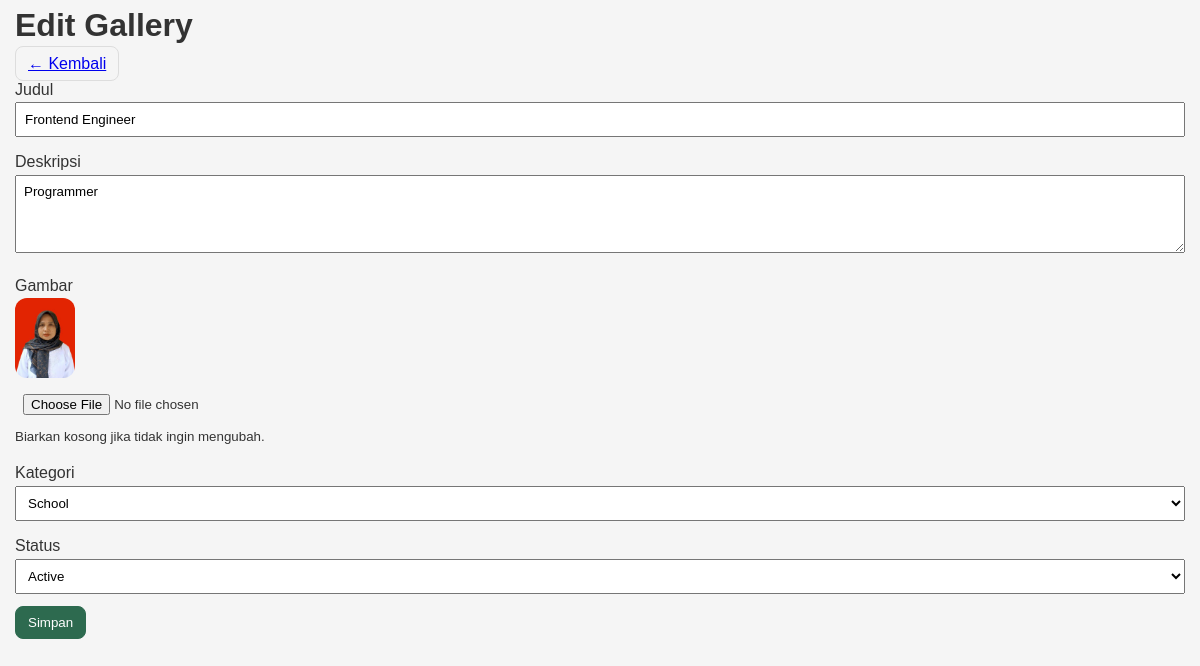
Page /admin/gallery/edit.php?id=4 (signed in) on the committed database.
### tables this page shows
CREATE TABLE `gallery` (
  `id` int(11) NOT NULL,
  `title` varchar(255) NOT NULL,
  `description` text DEFAULT NULL,
  `image_path` varchar(500) NOT NULL,
  `category` enum('tk','sd','smp','sma') NOT NULL,
  `status` enum('active','inactive') DEFAULT 'active',
  `created_by` int(11) DEFAULT NULL,
  `created_at` timestamp NULL DEFAULT current_timestamp()
);

### config/database.php (called while the page is built, shortened)
<?php
class Database {
    private $host = "localhost";
    private $db_name = "isr_school";
    private $username = "root";
    private $password = "";
    public function getConnection() {
        $this->conn = null;
        try {
            $this->conn = new PDO("mysql:host=" . $this->host . ";dbname=" . $this->db_name, $this->username, $this->password);
            $this->conn->exec("set names utf8");
            $this->conn->setAttribute(PDO::ATTR_ERRMODE, PDO::ERRMODE_EXCEPTION);
        } catch(PDOException $exception) {
            echo "Connection error: " . $exception->getMessage();
        }
        return $this->conn;
    }
}
?>

### models/Gallery.php (called while the page is built, shortened)
<?php
require_once __DIR__ . '/../config/database.php';
class Gallery {
  private $db;
  public function __construct() {
    $this->db = (new Database())->getConnection();
  }
  public function find($id) {
    $stmt = $this->db->prepare("SELECT * FROM gallery WHERE id = :id");
    $stmt->bindValue(':id', $id, PDO::PARAM_INT);
    $stmt->execute();
    return $stmt->fetch(PDO::FETCH_ASSOC);
  }
}

### admin/gallery/edit.php (the view, shortened to what this page needs)
<?php
require_once __DIR__ . '/../../models/Gallery.php';
function h($s){ return htmlspecialchars((string)$s, ENT_QUOTES, 'UTF-8'); }
$gal = new Gallery();
$id = (int)($_GET['id'] ?? 0);
$item = $gal->find($id);
?>
<!DOCTYPE html>
<html lang="id">
<head>
  <link rel="stylesheet" href="/site/assets/css/style.css">
</head>
<body>
  <div class="container">
    <h1>Edit Gallery</h1>
    <a class="btn" href="index.php">← Kembali</a>
    <form method="post" enctype="multipart/form-data">
      <div class="row">
        <label>Judul</label>
        <input class="form-control" type="text" name="title" value="<?= h($item['title']) ?>" required>
      </div>
      <div class="row">
        <label>Deskripsi</label>
        <textarea class="form-control" name="description" rows="4"><?= h($item['description']) ?></textarea>
      </div>
      <div class="row">
        <label>Gambar</label><br>
        <?php if ($item['image_path']): ?><img src="/site/<?= h($item['image_path']) ?>" style="height:80px"><br><?php endif; ?>
        <input class="form-control" type="file" name="image" accept=".jpg,.jpeg,.png,.gif,.webp">
        <small>Biarkan kosong jika tidak ingin mengubah.</small>
      </div>
      <div class="row">
        <label>Kategori</label>
        <select class="form-control" name="category">
          <?php foreach (['school','events','activities','achievements'] as $opt): ?>
            <option value="<?= $opt ?>" <?= $opt===$item['category']?'selected':'' ?>><?= ucfirst($opt) ?></option>
          <?php endforeach; ?>
        </select>
      </div>
      <div class="row">
        <label>Status</label>
        <select class="form-control" name="status">
          <?php foreach (['active','inactive'] as $opt): ?>
            <option value="<?= $opt ?>" <?= $opt===$item['status']?'selected':'' ?>><?= ucfirst($opt) ?></option>
          <?php endforeach; ?>
        </select>
      </div>
      <button class="btn btn-primary" type="submit">Simpan</button>
    </form>
  </div>
</body>
</html>

### assets/css/style.css (style rules this page uses)
* { margin: 0; padding: 0; box-sizing: border-box; font-family: 'Arial', sans-serif; }
body { background-color: #f5f5f5; color: #333; line-height: 1.6; }
.container { width: 100%; max-width: 1200px; margin: 0 auto; padding: 0 15px; }
.container { max-width: 1200px; margin: auto; }
img { max-width:100%;height:auto;border-radius:0.75rem }

### admin/gallery/edit.php (style rules this page uses)
.form-control { padding:8px;width:100%; }
.row { margin-bottom:12px; }
.btn { padding:8px 12px;border:1px solid #ddd;border-radius:8px; }
.btn-primary { background:#2d6a4f;color:#fff;border-color:#2d6a4f; }

### rows in the picture
gallery: title "Frontend Engineer", description "Programmer", image_path (picture), status "Active"

### other values in the picture
form field category "School"
